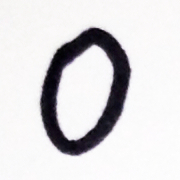
#> input picture image/digit/digit_0.png, 180 x 180 px
$ python -i predict.py   (imports and definitions only)
#> lines starting #> are read from the running program, lines starting #| are printed output that depends on the picture
# -*- coding: utf-8 -*-

import argparse
import numpy as np
import os
from PIL import Image

import chainer
from chainer import cuda
from chainer import functions as F
from chainer.functions import caffe


def load_image(file_path, device=-1):
#> called with file_path = '../../image/digit/digit_0.png', device = -1
    mean = np.asarray([104, 117, 123], dtype=np.float32)
    # 中央の正方形領域を切り抜き、入力サイズを224 x 224
    # 入力サイズはモデルによって異なる
    image = Image.open(file_path).convert('RGB')
#> image is the input picture: PIL image 180x180 RGB; mean R, G, B 217.7, 216.3, 218.2
    w, h = image.size
#> w = 180; h = 180
    if w > h:
        offset_x = (w - h) // 2
        offset_y = 0
        size = h
    else:
        offset_x = 0
        offset_y = (h - w) // 2
#> offset_y = 0
        size = w
#> size = 180
    image = image.crop((offset_x, offset_y, size, size)).resize((224, 224))
#> image: PIL image 224x224 RGB
    # RGBからBGRに変換する
    # caffemodelは通常BGRを入力とする
    x = np.asarray(image, dtype=np.float32)[:,:,::-1] - mean
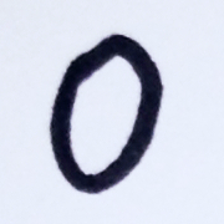
#> x: shape (224, 224, 3) float32; mean B, G, R 114.2, 99.3, 94.7; drawn with min black and max white
    # shapeを(batch, channel, height, width)に変換
    x = x.transpose((2, 0, 1)).reshape((1, 3, 224, 224))
    # 必要ならcupy配列に変換
    if device >= 0:
        x = cuda.to_gpu(x, device)
    return x

def predict(model, x):
    # caffemodelインスタンスを関数として呼ぶことでレイヤーの出力を得ることができる。
    # 入力はinputsでdict形式で指定する
    # 出力はレイヤー名のリストを指定する
    # disableパラメータで使用しないレイヤーを指定できる。出力に関与しないレイヤーを使用しないことで無駄な計算を抑えることができる。
    y, = model(inputs={'data': chainer.Variable(x, volatile=True)}, outputs=['loss3/classifier'], disable=['loss1/ave_pool', 'loss2/ave_pool'], train=False)
    return F.softmax(y)

def is_image_file(path):
    base, ext = os.path.splitext()
    os.path.isfile(path)

def print_top(x, categories, top=10):
    scores = x.reshape((-1,))
    result = sorted(zip(scores, categories), reverse=True)
    for i, (score, label) in enumerate(result[:top]):
        print('{:>3d} {:>6.2f}% {}'.format(i + 1, float(score) * 100, label))


# [30 lines not run here, left out]

>>> result = load_image('../../image/digit/digit_0.png')

$ run again, on image/digit/digit_2.png
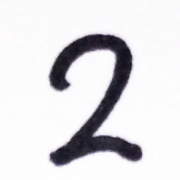
#> input picture image/digit/digit_2.png, 180 x 180 px
#> in load_image, image is the input picture: PIL image 180x180 RGB; mean R, G, B 221.6, 220.9, 223.4
#> image: PIL image 224x224 RGB
#> in load_image, `x = np.asarray(image, dtype=np.float32)[:,:,::-1] - mean`:
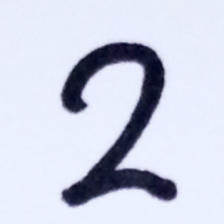
#> x: shape (224, 224, 3) float32; mean B, G, R 119.4, 103.9, 98.6; drawn with min black and max white

$ run again, on image/digit/digit_3.png
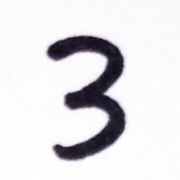
#> input picture image/digit/digit_3.png, 180 x 180 px
#> in load_image, image is the input picture: PIL image 180x180 RGB; mean R, G, B 224.2, 223.3, 225.9
#> image: PIL image 224x224 RGB
#> in load_image, `x = np.asarray(image, dtype=np.float32)[:,:,::-1] - mean`:
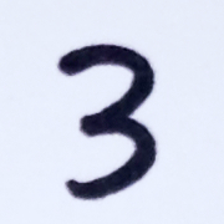
#> x: shape (224, 224, 3) float32; mean B, G, R 121.9, 106.3, 101.2; drawn with min black and max white

$ run again, on image/digit/digit_4.png
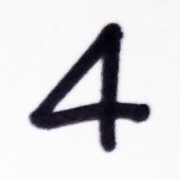
#> input picture image/digit/digit_4.png, 180 x 180 px
#> in load_image, image is the input picture: PIL image 180x180 RGB; mean R, G, B 213.6, 212.7, 215.6
#> image: PIL image 224x224 RGB
#> in load_image, `x = np.asarray(image, dtype=np.float32)[:,:,::-1] - mean`:
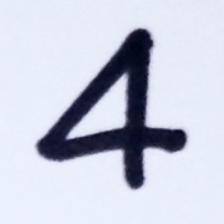
#> x: shape (224, 224, 3) float32; mean B, G, R 111.6, 95.7, 90.6; drawn with min black and max white
